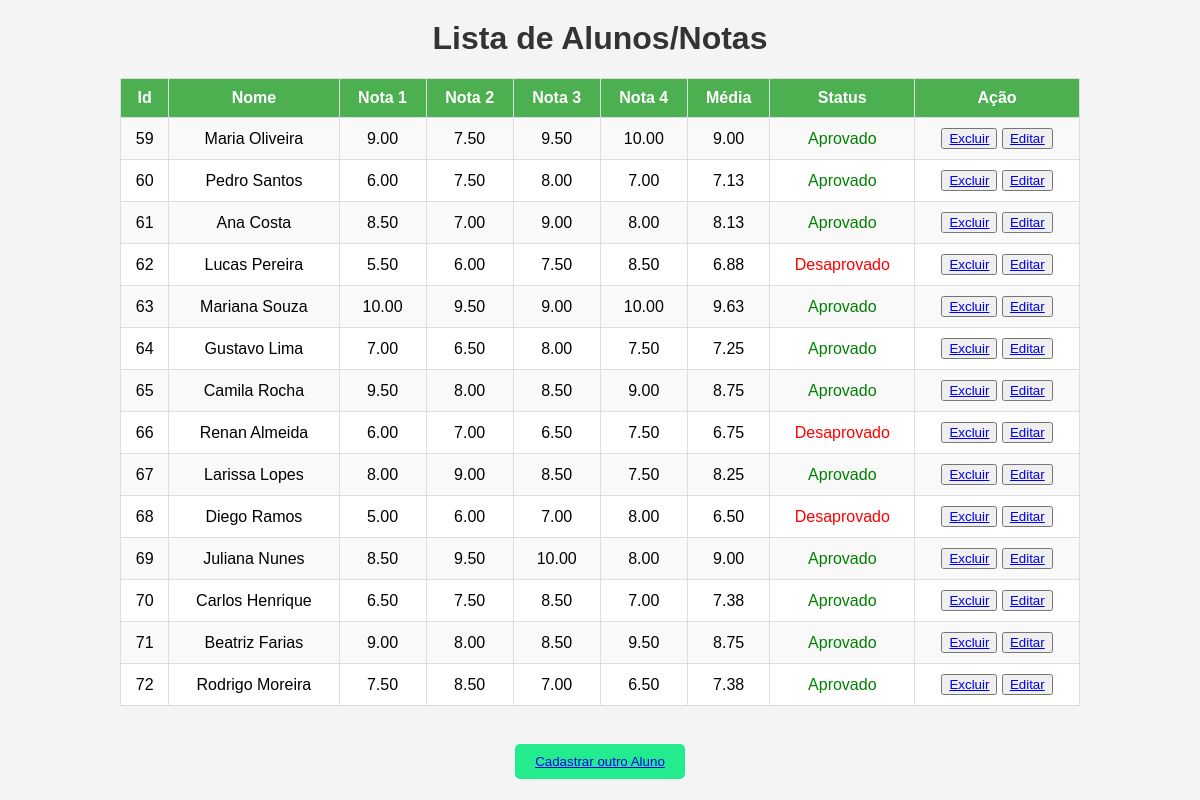
The app's page /index.php?acao=listar with its own data.
### tables this page shows
CREATE TABLE `alunos` (
  `id` int(11) NOT NULL,
  `nome` varchar(100) DEFAULT NULL,
  `nota1` decimal(5,2) DEFAULT NULL,
  `nota2` decimal(5,2) DEFAULT NULL,
  `nota3` decimal(5,2) DEFAULT NULL,
  `nota4` decimal(5,2) DEFAULT NULL,
  `media` decimal(5,2) DEFAULT NULL
);

### app/controller/alunoController.php (called while the page is built, shortened)
<?php
    require_once __DIR__ . "/../model/aluno.php";
    class AlunoController{
        public function listar(){
            $alunos = Aluno::listar();
            require_once __DIR__ . '/../view/listar.php';
        }
    }
?>

### app/model/aluno.php (called while the page is built, shortened)
<?php
    class Aluno{
        public static function listar(){
            $con = Conexao::conectar();
            $smt = $con->prepare("SELECT * FROM alunos");
            $smt->execute();
            return $smt->fetchAll(PDO::FETCH_ASSOC);
        }
    }
?>

### app/view/listar.php (the view, shortened to what this page needs)
<!DOCTYPE html>
<html lang="en">
<head>
    <link rel="stylesheet" href="app\view\styletable.css">
</head>
<body>
    <h1>Lista de Alunos/Notas</h1>
    <table border="1">
        <tr>
            <th>Id</th>
            <th>Nome</th>
            <th>Nota 1</th>
            <th>Nota 2</th>
            <th>Nota 3</th>
            <th>Nota 4</th>
            <th>Média</th>
            <th>Status</th>
            <th>Ação</th>
        </tr>
        <?php foreach ($alunos as $aluno): ?>
            <tr>
                <td><?= $aluno['id'] ?></td>
                <td><?= $aluno['nome'] ?></td>
                <td><?= $aluno['nota1'] ?></td>
                <td><?= $aluno['nota2'] ?></td>
                <td><?= $aluno['nota3'] ?></td>
                <td><?= $aluno['nota4'] ?></td>
                <td><?= $aluno['media'] ?></td>
                <td class="<?= ($aluno['media'] >= 7) ? 'aprovado' : 'desaprovado'; ?>">
                    <?= ($aluno['media'] >= 7) ? 'Aprovado' : 'Desaprovado'; ?>
                </td>
                <td>
                    <button><a href="index.php?acao=excluir&id_aluno=<?= $aluno['id'] ?>">Excluir</a></button>
                    <button><a href="index.php?acao=editar&id_aluno=<?= $aluno['id'] ?>">Editar</a></button>
                </td>
            </tr>
        <?php endforeach; ?>
    </table><br>
    <button id="novo"><a href="index.php">Cadastrar outro Aluno</a></button>
</body>
</html>

### index.php (shortened to what this page needs)
<?php
    require_once 'app/controller/alunoController.php';
    $controller = new AlunoController();
    if(isset($_GET['acao'])){
        switch($_GET['acao']){
            case 'listar':
                $controller->listar();
                break;
        }
    }else{
        include 'app/view/adicionarAlunoNotas.php';
    }
?>

### app/view/styletable.css (style rules this page uses)
body { font-family: Arial, sans-serif; margin: 0; padding: 0; background-color: #f4f4f4; }
h1 { text-align: center; color: #333; margin-top: 20px; }
table { width: 80%; margin: 20px auto; border-collapse: collapse; background-color: #fff; }
th, td { padding: 10px; text-align: center; border: 1px solid #ddd; }
th { background-color: #4CAF50; color: white; }
tr:nth-child(even) { background-color: #f9f9f9; }
td.aprovado { color: green; }
td.desaprovado { color: red; }
#novo { background-color: rgb(34, 236, 142); color: white; padding: 10px 20px; border: none; border-radius: 5px; text-align: center; display: block; margin: 0 auto; }

### records on screen
alunos: id "59", nome "Maria Oliveira", nota1 "9.00", nota2 "7.50", nota3 "9.50", nota4 "10.00", media "9.00", shows "Aprovado"
alunos: id "60", nome "Pedro Santos", nota1 "6.00", nota2 "7.50", nota3 "8.00", nota4 "7.00", media "7.13", shows "Aprovado"
alunos: id "61", nome "Ana Costa", nota1 "8.50", nota2 "7.00", nota3 "9.00", nota4 "8.00", media "8.13", shows "Aprovado"
alunos: id "62", nome "Lucas Pereira", nota1 "5.50", nota2 "6.00", nota3 "7.50", nota4 "8.50", media "6.88", shows "Desaprovado"
alunos: id "63", nome "Mariana Souza", nota1 "10.00", nota2 "9.50", nota3 "9.00", nota4 "10.00", media "9.63", shows "Aprovado"
alunos: id "64", nome "Gustavo Lima", nota1 "7.00", nota2 "6.50", nota3 "8.00", nota4 "7.50", media "7.25", shows "Aprovado"
alunos: id "65", nome "Camila Rocha", nota1 "9.50", nota2 "8.00", nota3 "8.50", nota4 "9.00", media "8.75", shows "Aprovado"
alunos: id "66", nome "Renan Almeida", nota1 "6.00", nota2 "7.00", nota3 "6.50", nota4 "7.50", media "6.75", shows "Desaprovado"
alunos: id "67", nome "Larissa Lopes", nota1 "8.00", nota2 "9.00", nota3 "8.50", nota4 "7.50", media "8.25", shows "Aprovado"
alunos: id "68", nome "Diego Ramos", nota1 "5.00", nota2 "6.00", nota3 "7.00", nota4 "8.00", media "6.50", shows "Desaprovado"
alunos: id "69", nome "Juliana Nunes", nota1 "8.50", nota2 "9.50", nota3 "10.00", nota4 "8.00", media "9.00", shows "Aprovado"
alunos: id "70", nome "Carlos Henrique", nota1 "6.50", nota2 "7.50", nota3 "8.50", nota4 "7.00", media "7.38", shows "Aprovado"
alunos: id "71", nome "Beatriz Farias", nota1 "9.00", nota2 "8.00", nota3 "8.50", nota4 "9.50", media "8.75", shows "Aprovado"
alunos: id "72", nome "Rodrigo Moreira", nota1 "7.50", nota2 "8.50", nota3 "7.00", nota4 "6.50", media "7.38", shows "Aprovado"
